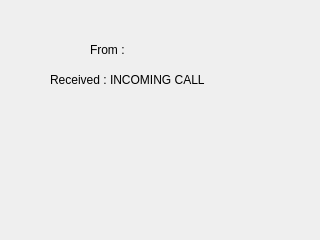
<?xml version="1.0" encoding="UTF-8"?>
<ui version="4.0">
 <class>CallInfo</class>
 <widget class="QWidget" name="CallInfo">
  <property name="geometry">
   <rect>
    <x>0</x>
    <y>0</y>
    <width>320</width>
    <height>240</height>
   </rect>
  </property>
  <property name="windowTitle">
   <string>Form</string>
  </property>
  <widget class="QLabel" name="lIncomingCall">
   <property name="geometry">
    <rect>
     <x>110</x>
     <y>70</y>
     <width>111</width>
     <height>19</height>
    </rect>
   </property>
   <property name="text">
    <string>INCOMING CALL</string>
   </property>
  </widget>
  <widget class="QLabel" name="lRecievedTime">
   <property name="geometry">
    <rect>
     <x>120</x>
     <y>65</y>
     <width>171</width>
     <height>30</height>
    </rect>
   </property>
   <property name="sizePolicy">
    <sizepolicy hsizetype="Fixed" vsizetype="Fixed">
     <horstretch>0</horstretch>
     <verstretch>0</verstretch>
    </sizepolicy>
   </property>
   <property name="minimumSize">
    <size>
     <width>100</width>
     <height>30</height>
    </size>
   </property>
   <property name="text">
    <string/>
   </property>
   <property name="alignment">
    <set>Qt::AlignLeading|Qt::AlignLeft|Qt::AlignVCenter</set>
   </property>
  </widget>
  <widget class="QLabel" name="label_2">
   <property name="geometry">
    <rect>
     <x>50</x>
     <y>70</y>
     <width>70</width>
     <height>19</height>
    </rect>
   </property>
   <property name="sizePolicy">
    <sizepolicy hsizetype="Fixed" vsizetype="Fixed">
     <horstretch>0</horstretch>
     <verstretch>0</verstretch>
    </sizepolicy>
   </property>
   <property name="text">
    <string>Received : </string>
   </property>
  </widget>
  <widget class="QLabel" name="lPhoneNumber">
   <property name="geometry">
    <rect>
     <x>140</x>
     <y>40</y>
     <width>101</width>
     <height>19</height>
    </rect>
   </property>
   <property name="sizePolicy">
    <sizepolicy hsizetype="Fixed" vsizetype="Fixed">
     <horstretch>0</horstretch>
     <verstretch>0</verstretch>
    </sizepolicy>
   </property>
   <property name="text">
    <string/>
   </property>
  </widget>
  <widget class="QLabel" name="label">
   <property name="geometry">
    <rect>
     <x>90</x>
     <y>40</y>
     <width>44</width>
     <height>19</height>
    </rect>
   </property>
   <property name="sizePolicy">
    <sizepolicy hsizetype="Fixed" vsizetype="Fixed">
     <horstretch>0</horstretch>
     <verstretch>0</verstretch>
    </sizepolicy>
   </property>
   <property name="text">
    <string>From : </string>
   </property>
  </widget>
 </widget>
 <resources/>
 <connections/>
</ui>
